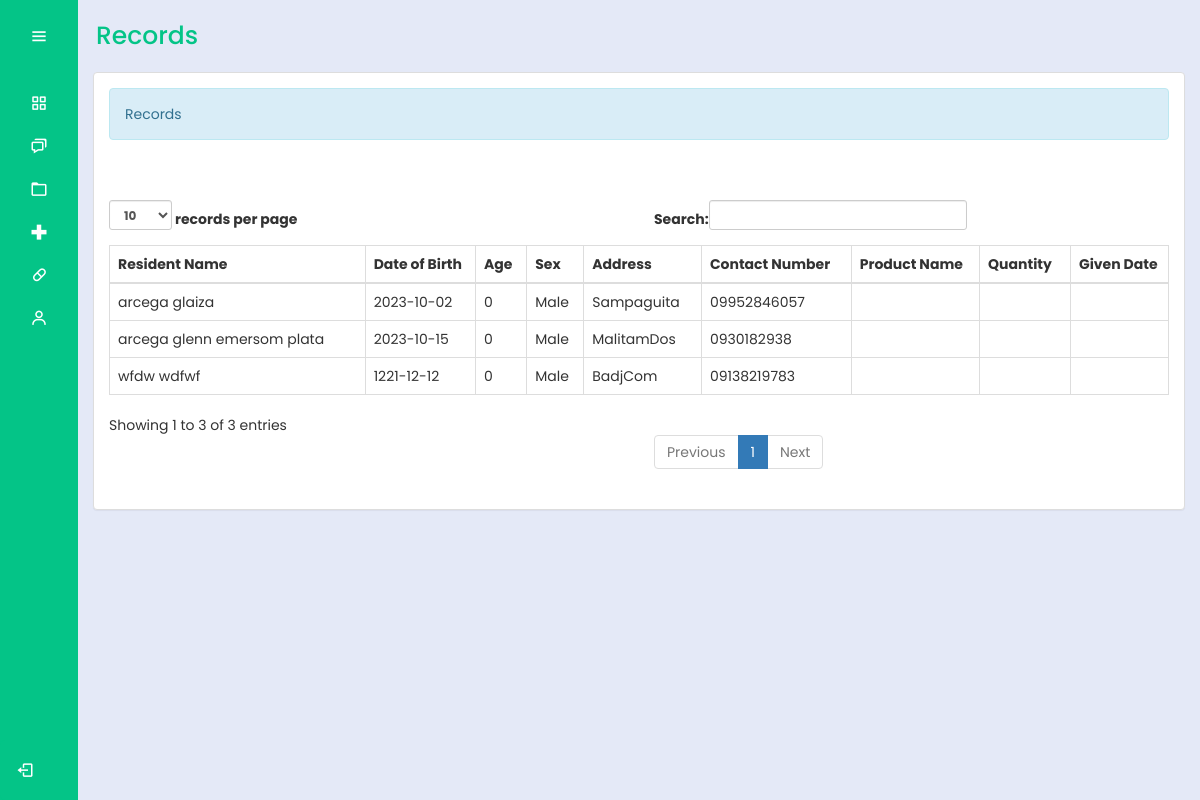
Before: /bhw/records.php (signed in) with the older database file.
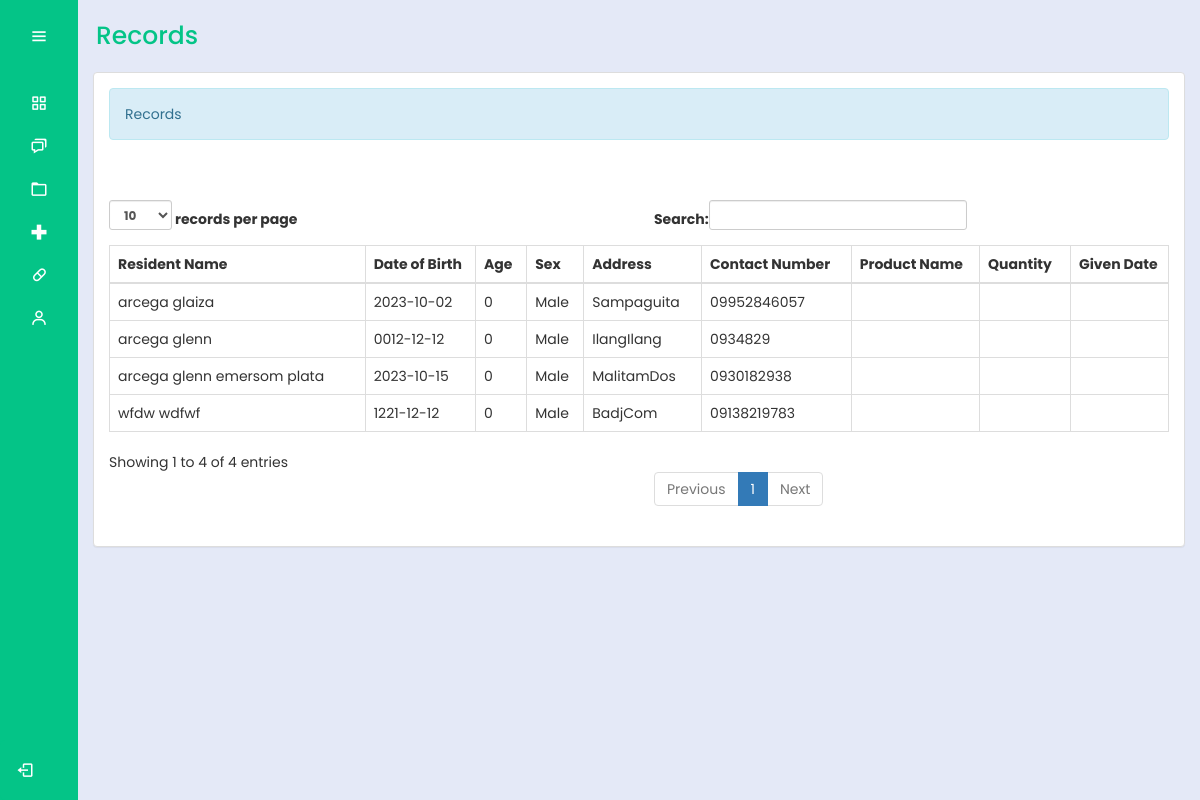
After: the same page with the newer database file.
### tables this page shows
CREATE TABLE `residentrecords` (
  `residentId` int(30) NOT NULL,
  `productId` int(30) NOT NULL,
  `lastName` varchar(200) NOT NULL,
  `firstName` varchar(200) NOT NULL,
  `middleName` varchar(200) NOT NULL,
  `dateBirth` date NOT NULL,
  `age` int(10) NOT NULL,
  `sex` varchar(10) NOT NULL,
  `civilStatus` varchar(20) NOT NULL,
  `occupation` varchar(100) NOT NULL,
  `religion` varchar(100) NOT NULL,
  `houseNumber` varchar(100) NOT NULL,
  `address` varchar(100) NOT NULL,
  `contactNumber` varchar(11) NOT NULL
);

### bhw/records.php (the view, shortened to what this page needs)
<?php
include "../connection/connect.php";
if(isset($_SESSION['user_data'])){
?>
<!DOCTYPE html>
<html lang="en">
<head>
  <link rel="stylesheet" href="../cssmainmenu/style.css">
  <link href='https://unpkg.com/boxicons@2.1.4/css/boxicons.min.css' rel='stylesheet'>
  <link rel = "stylesheet" type = "text/css" href = "../css/bootstrap.css " />
  <link rel = "stylesheet" type = "text/css" href = "../css/style.css" />
</head>
<body>
<?php try {
    include_once('side_menu.php');
} catch (Exception $e) {
    echo "Error: " . $e->getMessage();
}
 ?>
  <section class="home-section">
    <div class="text">Records</div>
    <div class = "container-fluid">
		<div class = "panel panel-default">
			<div class = "panel-body">
				<div class = "alert alert-info">Records</div>
				<br />
				<br />
				<table id = "table" class = "table table-bordered">
					<thead>
						<tr>
							<th>Resident Name</th>
							<th>Date of Birth</th>
							<th>Age</th>
							<th>Sex</th>
							<th>Address</th>
							<th>Contact Number</th>
							<th>Product Name</th>
							<th>Quantity</th>
							<th>Given Date</th>
						</tr>
					</thead>
				<tbody>
					<?php
						$query = $mysqli->query("SELECT * FROM `residentrecords`") or die(mysqli_error());
						while($fetch = $query->fetch_array()){
					?>
						<tr>
							<td><?php echo $fetch['lastName'] . ' ' . $fetch['firstName'] . ' ' . $fetch['middleName']; ?></td>
							<td><?php echo $fetch['dateBirth']?></td>
							<td><?php echo $fetch['age']?></td>
							<td><?php echo $fetch['sex']?></td>
							<td><?php echo $fetch['address']?></td>
							<td><?php echo $fetch['contactNumber']?></td>
							<td><?php echo $fetch['productName']?></td>
							<td><?php echo $fetch['quantity_req']?></td>
							<td><?php echo $fetch['givenDate']?></td>
						</tr>
					<?php
						}
					?>
					</tbody>
				</table>
			</div>
		</div>
	</div>
 </section>
</body>
</html>
<?php
}
else{
	header("Location:.././index.php?error=UnAuthorized Access");
}

### bhw/side_menu.php (shortened to what this page needs)
<div class="sidebar">
  <div class="logo_details">
    <i class="bx bx-menu" id="btn"></i>
  </div>
  <ul class="nav-list">
    <li>
      <a href="homemedd.php">
        <i class="bx bx-grid-alt"></i>
      </a>
    </li>
    <li>
      <a href="announcement.php">
        <i class="bx bx-chat"></i>
      </a>
    </li>
    <li>
      <a href="userRecMed.php">
        <i class="bx bx-folder"></i>
      </a>
    </li>
    <li>
      <a href="medicinee.php">
        <i class="bx bx-plus-medical"></i>
      </a>
    </li>
    <li>
      <a href="contraceptives.php">
          <i class="bx bx-capsule"></i>
      </a>
      </li>
    <li>
    <li>
    <a href="settings.php?id=<?php echo $_SESSION['user_data']['id']; ?>">
        <i class="bx bx-user"></i>
      </a>
    </li>
    <li class="profile">
    <div class="profile_details">
       <div class="profile_content">
       <div class="name"><?php echo $_SESSION['user_data']['fname']; ?></div>
      </div>
    </div>
    <a href="../logout.php" id="log_out">
      <i class="bx bx-log-out"></i>
    </a>
    </li>
      </ul>
    </div>

### cssmainmenu/style.css (style rules this page uses)
:root { --color-default: #04c487; --color-second:#04c487; --color-white:#fff; --color-body:#e4e9f7; --color-light:#e0e0e0; }
* { padding: 0%; margin: 0%; box-sizing: border-box; font-family: 'Poppins', sans-serif; }
body { min-height: 100vh; }
.sidebar { min-height: 100vh; width: 78px; padding: 6px 14px; z-index: 99; background-color: var(--color-default); transition: all .5s ease; position: fixed; top:0; left: 0; }
.sidebar .logo_details { height: 60px; display: flex; align-items: center; position: relative; }
.sidebar .logo_details #btn { position: absolute; top:50%; right: 0; transform: translateY(-50%); font-size: 20px; text-align: center; cursor: pointer; transition: all .5s ease; }
.sidebar i { color:var(--color-white); height: 60px; line-height: 60px; min-width: 50px; font-size: 25px; text-align: center; }
.sidebar .nav-list { margin-top: 20px; height: 100%; }
.sidebar li { position: relative; margin:8px 0; list-style: none; }
.sidebar li a { display: flex; height: 100%; width: 100%; align-items: center; text-decoration: none; background-color: var(--color-default); position: relative; transition: all .5s ease; z-index: 12; }
.sidebar li a::after { content: ""; position: absolute; width: 100%; height: 100%; transform: scaleX(0); background-color: var(--color-white); border-radius: 5px; transition: transform 0.3s ease-in-out; transform-origin: left; z-index: -2; }
.sidebar li i { height: 35px; line-height: 35px; font-size: 18px; border-radius: 5px; }
.sidebar li.profile { position: fixed; height: 60px; width: 78px; left: 0; bottom:-8px; padding:10px 14px; overflow: hidden; transition: all .5s ease; }
.sidebar .profile .profile_details { display: flex; align-items: center; flex-wrap: nowrap; }
.sidebar li.profile .name, .sidebar li.profile .designation { font-size: 15px; font-weight: 400; color:var(--color-white); white-space: nowrap; }
.sidebar .profile #log_out { position: absolute; top:50%; right: 0; transform: translateY(-50%); background-color: var(--color-second); width: 100%; height: 60px; line-height: 60px; border-radius: 5px; cursor: pointer; transition: all 0.5s ease; }
.home-section { position: relative; background-color: var(--color-body); min-height: 100vh; top:0; left:78px; width: calc(100% - 78px); transition: all .5s ease; z-index: 2; }
.home-section .text { display: inline-block; color:var(--color-default); font-size: 25px; font-weight: 500; margin: 18px; }

### css/style.css (style rules this page uses)
body { font-family: Arial, sans-serif; }

Changed rows visible on the page:
added residentrecords: lastName "arcega", firstName "glenn", dateBirth "0012-12-12", age "0", sex "Male", address "IlangIlang", contactNumber "0934829"
Other visible differences:
text written by a page script: "records per page Search: Showing 1 to 3 of 3 entries Previous 1 Next" → "records per page Search: Showing 1 to 4 of 4 entries Previous 1 Next"
